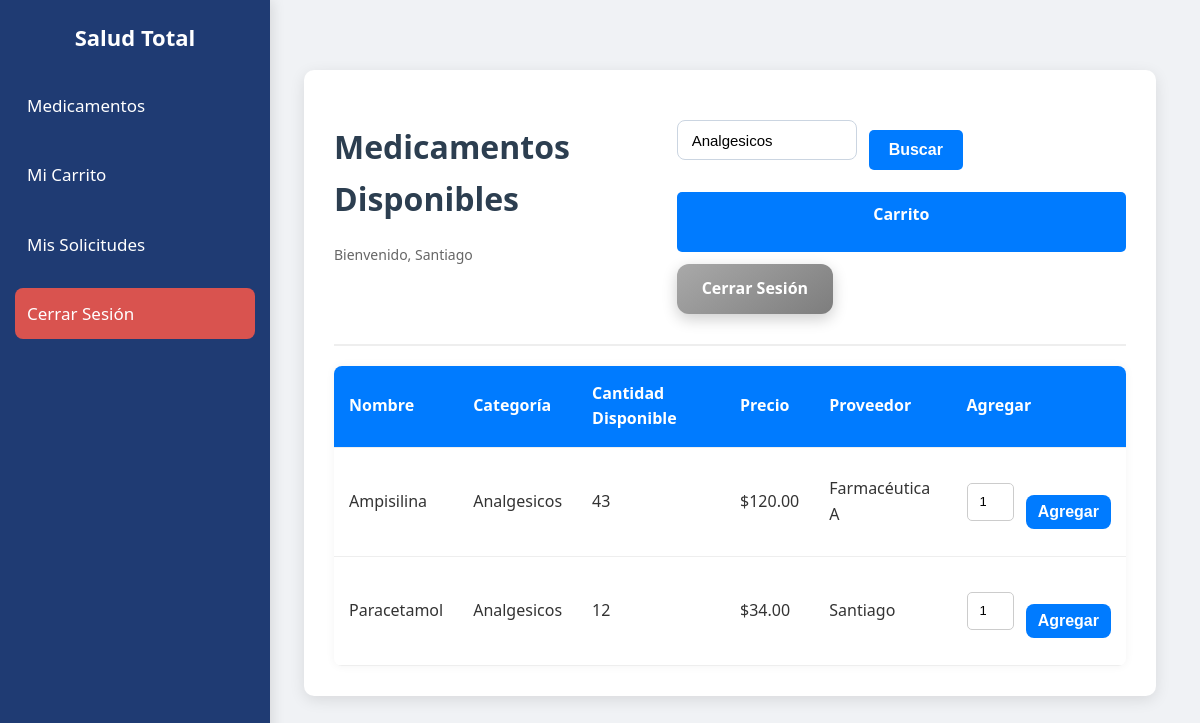
Page /EVALUACION_U3/panel_usuario.php?categoria=Analgesicos (signed in) on the committed database.
### tables this page shows
CREATE TABLE `medicamentos` (
  `id` int(11) NOT NULL,
  `nombre` varchar(100) NOT NULL,
  `categoria` varchar(100) NOT NULL,
  `cantidad` int(11) NOT NULL,
  `precio` decimal(10,2) NOT NULL,
  `proveedor_id` int(11) DEFAULT NULL,
  `creado_en` datetime DEFAULT current_timestamp(),
  `actualizado_en` datetime DEFAULT NULL ON UPDATE current_timestamp()
);

CREATE TABLE `proveedores` (
  `id` int(11) NOT NULL,
  `nombre` varchar(100) NOT NULL,
  `telefono` varchar(20) DEFAULT NULL,
  `direccion` varchar(200) DEFAULT NULL,
  `creado_en` datetime DEFAULT current_timestamp()
);

### EVALUACION_U3/panel_usuario.php (the view, shortened to what this page needs)
<?php
require 'db.php';
$categoriaFiltro = $_GET['categoria'] ?? "";
$sql = "SELECT m.*, p.nombre AS prov_nombre
        FROM medicamentos m
        LEFT JOIN proveedores p ON m.proveedor_id = p.id";
$params = [];
if ($categoriaFiltro !== "") {
    $sql .= " WHERE m.categoria LIKE :cat";
    $params[':cat'] = '%' . $categoriaFiltro . '%';
}
$sql .= " ORDER BY m.nombre ASC";
$stmt = $pdo->prepare($sql);
$stmt->execute($params);
$medicamentos = $stmt->fetchAll();
?>
<!DOCTYPE html>
<html lang="es">
<head>
<link rel="stylesheet" href="css/style.css">
</head>
<body>
<?php include 'sidebar.php'; ?>
<div class="content">
    <div class="container">
        <div class="header" style="align-items:flex-start;">
            <div>
                <h1>Medicamentos Disponibles</h1>
                <div style="color:#666;font-size:14px;">Bienvenido, <?= htmlspecialchars($_SESSION['nombre']) ?></div>
            </div>
            <div class="header-right">
                <form method="GET" style="display:flex; gap:12px; align-items:center;">
                    <input type="text" name="categoria" placeholder="Buscar categoría..." value="<?= htmlspecialchars($categoriaFiltro) ?>">
                    <button class="btn btn-primary" type="submit">Buscar</button>
                </form>
                <a href="cart.php" class="btn btn-primary">
                    Carrito
                </a>
                <a href="logout.php" class="btn-secondary">Cerrar Sesión</a>
            </div>
        </div>
        <table>
            <thead>
                <tr>
                    <th>Nombre</th>
                    <th>Categoría</th>
                    <th>Cantidad Disponible</th>
                    <th>Precio</th>
                    <th>Proveedor</th>
                    <th>Agregar</th>
                </tr>
            </thead>
            <tbody>
                <?php foreach ($medicamentos as $med): ?>
                <tr>
                    <td><?= htmlspecialchars($med['nombre']) ?></td>
                    <td><?= htmlspecialchars($med['categoria']) ?></td>
                    <td><?= (int)$med['cantidad'] ?></td>
                    <td>$<?= number_format($med['precio'], 2) ?></td>
                    <td><?= htmlspecialchars($med['prov_nombre'] ?? '-') ?></td>
                    <td>
                        <?php if ($med['cantidad'] > 0): ?>
                        <form action="add_to_cart.php" method="POST" style="display:flex; gap:12px; align-items:center;">
                            <input type="number" name="cantidad" min="1" max="<?= $med['cantidad'] ?>" value="1" class="add-input">
                            <button class="btn-cart" type="submit">Agregar</button>
                        </form>
                        <?php else: ?>
                            <span style="color:#d9534f;font-weight:bold;">Agotado</span>
                        <?php endif; ?>
                    </td>
                </tr>
                <?php endforeach; ?>
            </tbody>
        </table>
    </div>
</div>
</body>
</html>

### EVALUACION_U3/css/style.css (style rules this page uses)
body { font-family: 'Segoe UI', Tahoma, Geneva, Verdana, sans-serif; background-color: #f0f2f5; color: #333; margin: 0; padding: 0; line-height: 1.6; }
h1, h2 { color: #2c3e50; margin-bottom: 20px; }
.container { width: 90%; max-width: 1000px; margin: 40px auto; background-color: #ffffff; padding: 30px; border-radius: 10px; box-shadow: 0 4px 15px rgba(0, 0, 0, 0.1); }
form { margin-top: 20px; }
input[type="text"], input[type="email"], input[type="password"], input[type="number"], select { width: 100%; padding: 12px; margin-bottom: 20px; border: 1px solid #ccc; border-radius: 5px; box-sizing: border-box; transition: border-color 0.3s; }
button, .btn { display: inline-block; padding: 10px 20px; font-size: 16px; border: none; border-radius: 5px; cursor: pointer; text-decoration: none; transition: background 0.3s; text-align: center; }
button[type="submit"], .btn-primary { background-color: #007bff; color: white; width: 100%; }
.btn-secondary { background-color: #6c757d; color: white; width: auto; margin-bottom: 15px; }
table { width: 100%; border-collapse: collapse; margin-top: 20px; background-color: white; overflow: hidden; border-radius: 8px; box-shadow: 0 0 10px rgba(0, 0, 0, 0.05); }
thead { background-color: #007bff; color: white; }
th, td { padding: 15px; text-align: left; border-bottom: 1px solid #eee; }
.header { display: flex; justify-content: space-between; align-items: center; border-bottom: 2px solid #eee; padding-bottom: 15px; margin-bottom: 20px; }
.content { margin-left: 260px; padding: 30px; }
.btn-cart { background: #10b981; color: white; padding: 8px 12px; border-radius: 8px; border: none; cursor: pointer; font-weight: bold; }

### EVALUACION_U3/panel_usuario.php (style rules this page uses)
:root { --primary: #1E9A5D; --primary-dark: #157346; --btn-radius: 8px; }
.header-right { display: flex; gap: 12px; align-items: center; flex-wrap: wrap; }
.btn { padding: 10px 18px; height: 40px; display: inline-flex; align-items: center; border-radius: var(--btn-radius); font-size: 15px; font-weight: 600; text-decoration: none !important; cursor: pointer; border: none; }
.btn-primary { background: var(--primary); color: white !important; }
.btn-secondary { display: inline-block; padding: 12px 25px; background: linear-gradient(145deg, #a9a9a9, #7d7d7d); color: #ffffff !important; font-weight: bold; text-decoration: none !important; border-radius: 12px; border: none; cursor: pointer; box-shadow: 0 5px 15px rgba(0,0,0,0.2); transition: all 0.3s ease; }
.header input[type="text"] { height: 40px; padding: 0 14px; border-radius: var(--btn-radius); border: 1px solid #cbd5e1; font-size: 15px; width: 180px; }
.btn-cart { padding: 8px 16px; border-radius: var(--btn-radius); background: var(--primary); color: white; border: none; cursor: pointer; font-weight: 600; transition: .2s; }
.add-input { width: 60px; height: 38px; border-radius: var(--btn-radius); border: 1px solid #cbd5e1; text-align: center; }

### rows in the picture
medicamentos: nombre "Ampisilina", categoria "Analgesicos", cantidad "43", precio "120.00", proveedor.nombre "Farmacéutica A"
medicamentos: nombre "Paracetamol", categoria "Analgesicos", cantidad "12", precio "34.00", proveedor.nombre "Santiago"

### other values in the picture
$_SESSION['nombre'] "Santiago"
